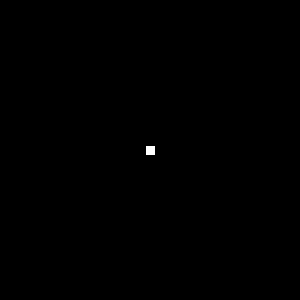
Frame 1 (no input)
Frame 60 (the mouse pressed at the canvas centre just before this capture): identical to frame 1, image omitted
Frame 120 (the mouse held since frame 60 and released just before this capture): identical to frame 1, image omitted

The Processing sketch that drew this single still picture (run headless with seeded random() and noise(); from frame 60 on, the mouse is pressed at the canvas centre):

// Processing sketch: ex03_01_09_c
// ── ex03_01_09_c.pde
// ❸ 지역변수만 사용

void setup() {
  size(300, 300);
}

void draw() {
  background(0);

  // 지역변수
  int s = 150, r = 10;
  rectMode(CENTER);
  rect(s, s, r, r);
  // 증가하지 않음 
  r++;
}
